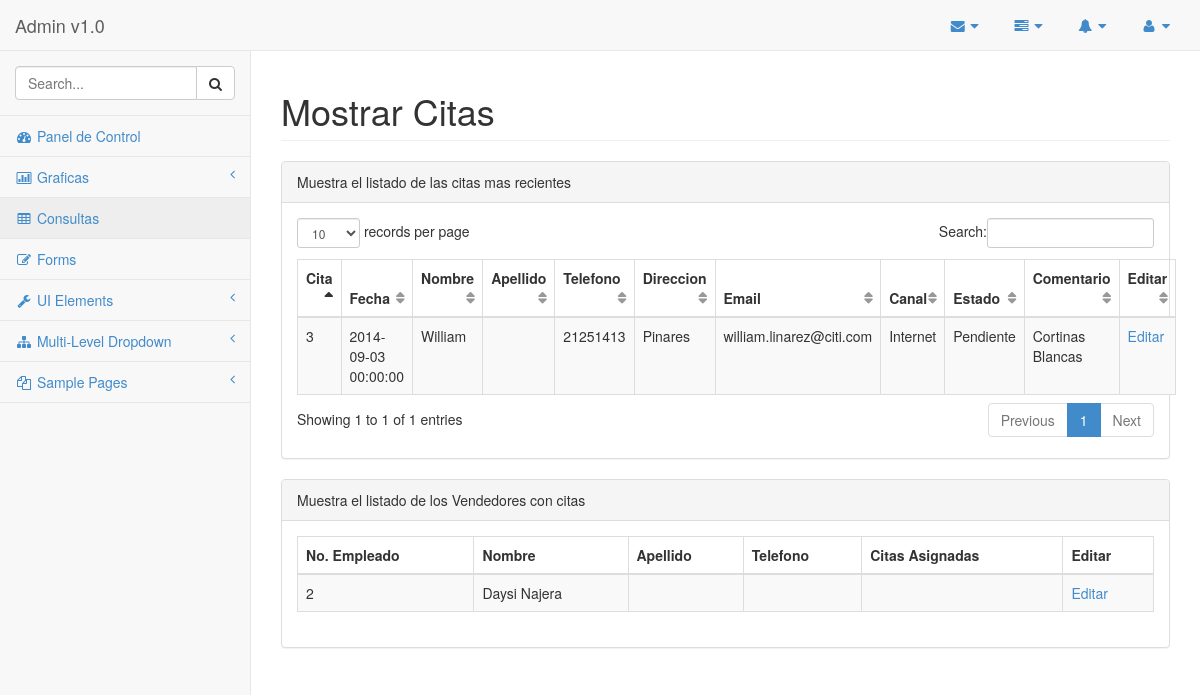
The page /ver_pedidos.php on the database its author committed.
### tables this page shows
CREATE TABLE IF NOT EXISTS `cita` (
  `id_cita` int(11) NOT NULL,
  `fecha_creacion` datetime NOT NULL,
  `fecha_programada` datetime DEFAULT NULL,
  `hora` timestamp NULL DEFAULT NULL,
  `nombre` varchar(64) NOT NULL,
  `apellido` varchar(64) NOT NULL,
  `telefono` varchar(10) NOT NULL,
  `direccion` varchar(64) NOT NULL,
  `email` varchar(64) NOT NULL,
  `id_canal` int(11) NOT NULL,
  `id_estado` int(11) NOT NULL,
  `comentario` varchar(250) DEFAULT NULL,
  `id_empleado` int(11) NOT NULL DEFAULT '1',
  PRIMARY KEY (`id_cita`)
);

CREATE TABLE IF NOT EXISTS `canal` (
  `id_canal` int(11) NOT NULL,
  `descripcion` varchar(45) NOT NULL,
  PRIMARY KEY (`id_canal`)
);

CREATE TABLE IF NOT EXISTS `cita_estado` (
  `id_citaest` int(11) NOT NULL,
  `valor` varchar(25) NOT NULL,
  PRIMARY KEY (`id_citaest`)
);

CREATE TABLE IF NOT EXISTS `empleado` (
  `id_empleado` int(11) NOT NULL,
  `nombre` varchar(30) NOT NULL,
  `apellido` varchar(30) NOT NULL,
  `telefono` varchar(10) NOT NULL,
  `fecha_creacion` datetime NOT NULL,
  `id_cargo` int(11) NOT NULL,
  `codigo_emp` varchar(9) NOT NULL,
  PRIMARY KEY (`id_empleado`),
  UNIQUE KEY `codigo_emp` (`codigo_emp`)
);

### clases/cita.class.php (called while the page is built, shortened)
<?php
    class cita{
		public function mostrar(){
        $query="SELECT cita.`id_cita`,
						`fecha_creacion`,
						`nombre`,
						`telefono`,
						`direccion`,
						`email`,
						canal.`descripcion`,
						cita_estado.`valor`,
						`comentario`
						FROM `cita`
						INNER JOIN  `canal` ON `cita`.id_canal = `canal`.id_canal
						INNER JOIN  `cita_estado` ON `cita`.id_estado = `cita_estado`.id_citaest
						where id_empleado=1
						";
        $rs=mysql_query($query);
        $array=array();
        while($fila=mysql_fetch_assoc($rs)){
          $array[]=$fila;
        }
             return $array;
        }
}
?>

### clases/empleado.class.php (called while the page is built, shortened)
<?php
    class empleado{
		public function mostrar(){
        $query="SELECT id_empleado, concat(`nombre`,' ',`apellido`) as nombre
				FROM empleado
				WHERE id_cargo =3";
        $rs=mysql_query($query);
        $array=array();
        while($fila=mysql_fetch_assoc($rs)){
          $array[]=$fila;
        }
             return $array;
        }
}
?>

### ver_pedidos.php (the view, shortened to what this page needs)
<?php
$cit=new cita();
$emp=new empleado();
?>
<!DOCTYPE html>
<html lang="en">
<head>
    <link href="css/bootstrap.min.css" rel="stylesheet">
    <link href="css/plugins/metisMenu/metisMenu.min.css" rel="stylesheet">
    <link href="css/plugins/dataTables.bootstrap.css" rel="stylesheet">
    <link href="css/sb-admin-2.css" rel="stylesheet">
    <link href="font-awesome-4.1.0/css/font-awesome.min.css" rel="stylesheet" type="text/css">
</head>
<body>
    <div id="wrapper">
        <nav class="navbar navbar-default navbar-static-top" role="navigation" style="margin-bottom: 0">
            <div class="navbar-header">
                <a class="navbar-brand" href="index.html">Admin v1.0</a>
            </div>
            <ul class="nav navbar-top-links navbar-right">
                <li class="dropdown">
                    <a class="dropdown-toggle" data-toggle="dropdown" href="#">
                        <i class="fa fa-envelope fa-fw"></i>  <i class="fa fa-caret-down"></i>
                    </a>
                </li>
                <li class="dropdown">
                    <a class="dropdown-toggle" data-toggle="dropdown" href="#">
                        <i class="fa fa-tasks fa-fw"></i>  <i class="fa fa-caret-down"></i>
                    </a>
                </li>
                <li class="dropdown">
                    <a class="dropdown-toggle" data-toggle="dropdown" href="#">
                        <i class="fa fa-bell fa-fw"></i>  <i class="fa fa-caret-down"></i>
                    </a>
                </li>
                <li class="dropdown">
                    <a class="dropdown-toggle" data-toggle="dropdown" href="#">
                        <i class="fa fa-user fa-fw"></i>  <i class="fa fa-caret-down"></i>
                    </a>
                </li>
            </ul>
            <div class="navbar-default sidebar" role="navigation">
                <div class="sidebar-nav navbar-collapse">
                    <ul class="nav" id="side-menu">
                        <li class="sidebar-search">
                            <div class="input-group custom-search-form">
                                <input type="text" class="form-control" placeholder="Search...">
                                <span class="input-group-btn">
                                <button class="btn btn-default" type="button">
                                    <i class="fa fa-search"></i>
                                </button>
                            </span>
                            </div>
                        </li>
                        <li>
                            <a href="index.html"><i class="fa fa-dashboard fa-fw"></i> Panel de Control</a>
                        </li>
                        <li>
                            <a href="#"><i class="fa fa-bar-chart-o fa-fw"></i> Graficas<span class="fa arrow"></span></a>
                        </li>
                        <li>
                            <a class="active" href="ver_pedidos.php"><i class="fa fa-table fa-fw"></i> Consultas</a>
                        </li>
                        <li>
                            <a href="forms.html"><i class="fa fa-edit fa-fw"></i> Forms</a>
                        </li>
                        <li>
                            <a href="#"><i class="fa fa-wrench fa-fw"></i> UI Elements<span class="fa arrow"></span></a>
                        </li>
                        <li>
                            <a href="#"><i class="fa fa-sitemap fa-fw"></i> Multi-Level Dropdown<span class="fa arrow"></span></a>
                        </li>
                        <li>
                            <a href="#"><i class="fa fa-files-o fa-fw"></i> Sample Pages<span class="fa arrow"></span></a>
                        </li>
                    </ul>
                </div>
            </div>
        </nav>
        <div id="page-wrapper">
            <div class="row">
                <div class="col-lg-12">
                    <h1 class="page-header">Mostrar Citas</h1>
                </div>
            </div>
            <div class="row">
                <div class="col-lg-12">
                    <div class="panel panel-default">
                        <div class="panel-heading">
                            Muestra el listado de las citas mas recientes
                        </div>
                        <div class="panel-body">
                            <div class="table-responsive">
                                <table class="table table-striped table-bordered table-hover" id="dataTables-example">
                                    <thead>
                                        <tr>
                                            <th>Cita</th>
											<th>Fecha</th>
											<th>Nombre</th>
											<th>Apellido</th>
											<th>Telefono</th>
                                            <th>Direccion</th>
                                            <th>Email</th>
                                            <th>Canal</th>
                                            <th>Estado</th>
											<th>Comentario</th>
											<th>Editar</th>
                                        </tr>
                                    </thead>
                                    <tbody>
									<?php
									$rcitas=$cit->mostrar();
									foreach($rcitas as $ci){
									echo "
										<tr>
											<td>{$ci['id_cita']}</td>
											<td>{$ci['fecha_creacion']}</td>
											<td>{$ci['nombre']}</td>
											<td>{$ci['apellido']}</td>
											<td>{$ci['telefono']}</td>
											<td>{$ci['direccion']}</td>
											<td>{$ci['email']}</td>
											<td>{$ci['descripcion']}</td>
											<td>{$ci['valor']}</td>
											<td>{$ci['comentario']}</td>
											<td><a href='actualizar.php?id=".$ci['id_cita']."'>Editar</a></td>
										</tr>";
									}
									?>
                                    </tbody>
                                </table>
                            </div>
                        </div>
                    </div>
                </div>
            </div>
			<div class="row">
                <div class="col-lg-12">
                    <div class="panel panel-default">
                        <div class="panel-heading">
                            Muestra el listado de los Vendedores con citas
                        </div>
                        <div class="panel-body">
                            <div class="table-responsive">
                                <table class="table table-striped table-bordered table-hover" id="dataTables-example">
                                    <thead>
                                        <tr>
                                            <th>No. Empleado</th>
											<th>Nombre</th>
											<th>Apellido</th>
											<th>Telefono</th>
                                            <th>Citas Asignadas</th>
											<th>Editar</th>
                                        </tr>
                                    </thead>
                                    <tbody>
									<?php
									$remp=$emp->mostrar();
									foreach($remp as $re){
									echo "
										<tr>
											<td>{$re['id_empleado']}</td>
											<td>{$re['nombre']}</td>
											<td>{$re['apellido']}</td>
											<td>{$re['telefono']}</td>
											<td>{$re['cita']}</td>
											<td><a href='actualizar.php?id=".$ci['id_cita']."'>Editar</a></td>
										</tr>";
									}
									?>
                                    </tbody>
                                </table>
                            </div>
                        </div>
                    </div>
                </div>
            </div>
        </div>
    </div>
</body>
</html>

### css/sb-admin-2.css (style rules this page uses)
body { background-color: #f8f8f8; }
#wrapper { width: 100%; }
#page-wrapper { padding: 0 15px; min-height: 568px; background-color: #fff; }
@media (min-width:768px) { #page-wrapper { position: inherit; margin: 0 0 0 250px; padding: 0 30px; border-left: 1px solid #e7e7e7; } }
.navbar-top-links li { display: inline-block; }
.navbar-top-links li:last-child { margin-right: 15px; }
.navbar-top-links li a { padding: 15px; min-height: 50px; }
.sidebar .sidebar-nav.navbar-collapse { padding-right: 0; padding-left: 0; }
.sidebar .sidebar-search { padding: 15px; }
.sidebar ul li { border-bottom: 1px solid #e7e7e7; }
.sidebar ul li a.active { background-color: #eee; }
.sidebar .arrow { float: right; }
.sidebar .fa.arrow:before { content: "\f104"; }
@media (min-width:768px) { .sidebar { z-index: 1; position: absolute; width: 250px; margin-top: 51px; } }
table.dataTable thead .sorting, table.dataTable thead .sorting_asc, table.dataTable thead .sorting_desc, table.dataTable thead .sorting_asc_disabled, table.dataTable thead .sorting_desc_disabled { background: 0 0; }
table.dataTable thead .sorting_asc:after { content: "\f0de"; float: right; font-family: fontawesome; }
table.dataTable thead .sorting:after { content: "\f0dc"; float: right; font-family: fontawesome; color: rgba(50,50,50,.5); }

### rows shown on the page
cita: id_cita "3", fecha_creacion "2014-09-03 00:00:00", nombre "William", telefono "21251413", direccion "Pinares", email "william.linarez@citi.com", id_canal.descripcion "Internet", cita_estado.valor "Pendiente", comentario "Cortinas Blancas"
empleado: id_empleado "2", nombre "Daysi Najera"
